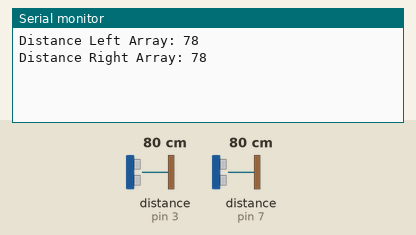
This sketch was run on a simulated Arduino Uno, built with avr-gcc and run on an emulated ATmega328P. Shown: the last lines printed to the serial monitor. Wiring (inferred from the names in the program): 2 × ultrasonic range finder: trigger pin 2, echo pin 3 / trigger pin 6, echo pin 7. The inputs (shaded band) are chosen by the test bench; at power-on: distance to the obstacle (sensors on pin 3, pin 7) 80 cm. The echo pulse lasts 58.3 µs per cm.

Above: at 1.2 s.
1.3 s: distance to the obstacle (sensor on pin 3) set to 60 cm
At 2.4 s:
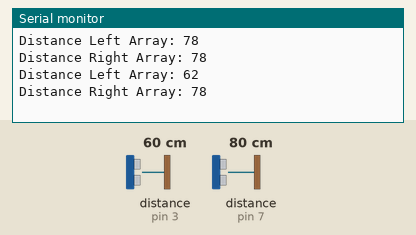
4.3 s: distance to the obstacle (sensor on pin 7) set to 2 cm
At 5.7 s:
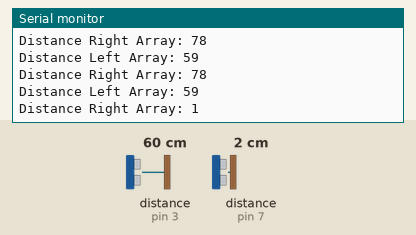
5.8 s: distance to the obstacle (sensor on pin 3) set to 250 cm
At 7.4 s:
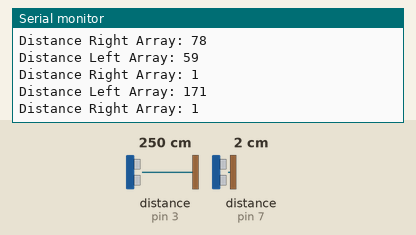
8.8 s: distance to the obstacle (sensor on pin 3) set to 2 cm
At 9.6 s:
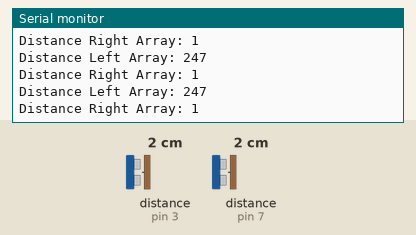
11.8 s: distance to the obstacle (sensor on pin 7) set to 4 cm
At 12.2 s:
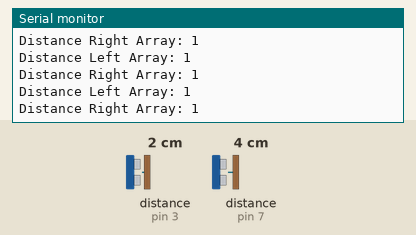
Timing chart, 0 to 14.3 s (numbered marks = the images above; inputs shaded):
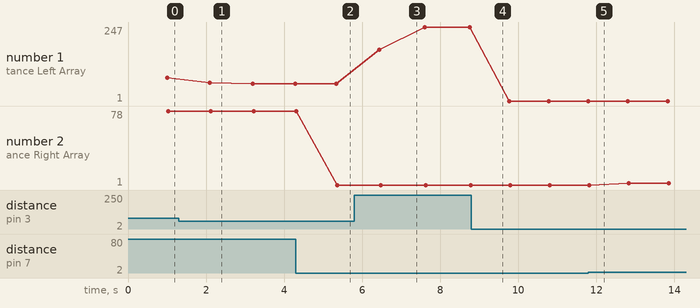

The sketch:

SensorTesting2.ino
```cpp
/*
  Program for testing two Ultrasonic Sensors HC-SR04 at the same time
  Author Emil
  Updated by Daniel
*/

// defines pins numbers
const int trigPinLeft = 2;
const int echoPinLeft = 3;

const int trigPinRight = 6;
const int echoPinRight = 7;

// defines variables
long durationLeft;
int distanceLeft;
int distance10Left;

long durationRight;
int distanceRight;
int distance10Right;

int countLeft = 0;
int countMiddle = 0;
int countRight = 0;

void setup() {
  pinMode(trigPinLeft, OUTPUT); // Sets the trigPin as an Output
  pinMode(trigPinRight, OUTPUT); // Sets the trigPin as an Output

  pinMode(echoPinLeft, INPUT); // Sets the echoPin as an Input
  pinMode(echoPinRight, INPUT); // Sets the echoPin as an Input

  Serial.begin(9600); // Starts the serial communication
}

void loop() {
  digitalWrite(trigPinLeft, LOW); // Clears the trigPin
  delayMicroseconds(2);
  digitalWrite(trigPinLeft, HIGH); // Sets the trigPin on HIGH state for 10 micro seconds which starts the left sensor
  delayMicroseconds(10);
  digitalWrite(trigPinLeft, LOW);
  durationLeft = pulseIn(echoPinLeft, HIGH); // Reads and stores the sound wave travel time in microseconds into durationLeft
  distanceLeft = durationLeft * 0.034 / 2; // Calculates the distance with durationLeft and the sound of speed in air
  /*Serial.print("Distance Left: ");
    Serial.println(distanceLeft);*/ // Prints out the current distance from the left sensor

  digitalWrite(trigPinRight, LOW); // Clears the trigPin
  delayMicroseconds(2);
  digitalWrite(trigPinRight, HIGH); // Sets the trigPin on HIGH state for 10 micro seconds which starts the right sensor
  delayMicroseconds(10);
  digitalWrite(trigPinRight, LOW);
  durationRight = pulseIn(echoPinRight, HIGH); // Reads and stores the sound wave travel time in microseconds into durationRight
  distanceRight = durationRight * 0.034 / 2; // Calculates the distance with durationRight and the sound of speed in air
  /*Serial.print("Distance Right: ");
    Serial.println(distanceRight);*/ // Prints out the current distance from the right sensor

  distance10Left += distanceLeft; // Adds the current distance from the left sensor into distance10Left
  countLeft++; // Increments a counter

  if (countLeft == 10) { // Counter equals 10
    Serial.print("Distance Left Array: ");
    Serial.println(distance10Left / 10); // Calculates and prints out the left sensor's average distance from the last 10 samples
    distance10Left = 0; // Resets the value
    countLeft = 0; // Resets the counter
  }


  distance10Right += distanceRight; // Adds the current distance from the right sensor into distance10Right
  countRight++; // Increments a counter

  if (countRight == 10) { // Counter equals 10
    Serial.print("Distance Right Array: ");
    Serial.println(distance10Right / 10); // Calculates and prints out the right sensor's average distance from the last 10 samples
    distance10Right = 0; // Resets the value
    countRight = 0; // Resets the counter
  }
  delay(100);
}
```

Measured:
- after the input at 1.3 s, the serial monitor: prints a new line after 0.80 s (image 1)
- after the input at 4.3 s, the serial monitor: prints a new line after 1.1 s (image 2)
- after the input at 5.8 s, the serial monitor: prints a new line after 0.64 s (image 3)
- plotted number 1: 78 → 59 after the input at 1.3 s, 59 → 247 after the input at 5.8 s
- plotted number 2: 78 → 1 after the input at 4.3 s, 1 → 3 after the input at 11.8 s
